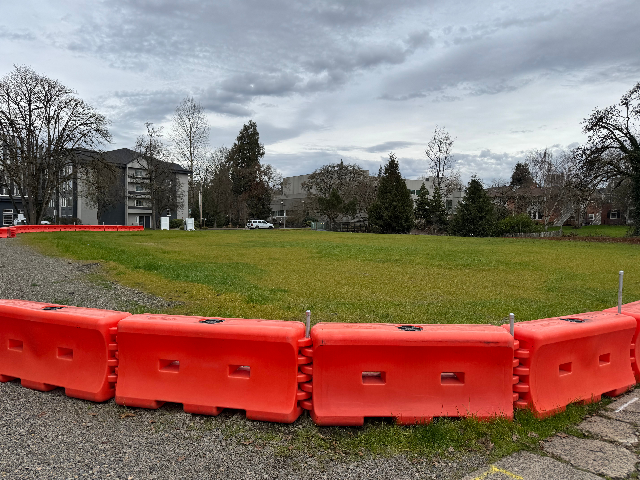
#> input picture aipanorama2/1-640x480.png, 640 x 480 px; its folder holds 4 pictures in this run
$ python aipanorama2.py
#> lines starting #> are read from the running program, lines starting #| are printed output that depends on the picture
import cv2 as cv
import glob

print("Loading images...")

images = []
filenames = sorted(glob.glob("*.png"))

for filename in filenames:
    print("Reading:", filename)
    img = cv.imread(filename)
#> img is the input picture: shape (480, 640, 3); mean B, G, R 101.6, 113.9, 141.1
    if img is not None:
        images.append(img)

print(f"Total images loaded: {len(images)}")

if len(images) < 2:
    print("Not enough images to stitch.")
    exit()

print("Creating panorama...")

stitcher = cv.Stitcher_create()
status, panorama = stitcher.stitch(images)
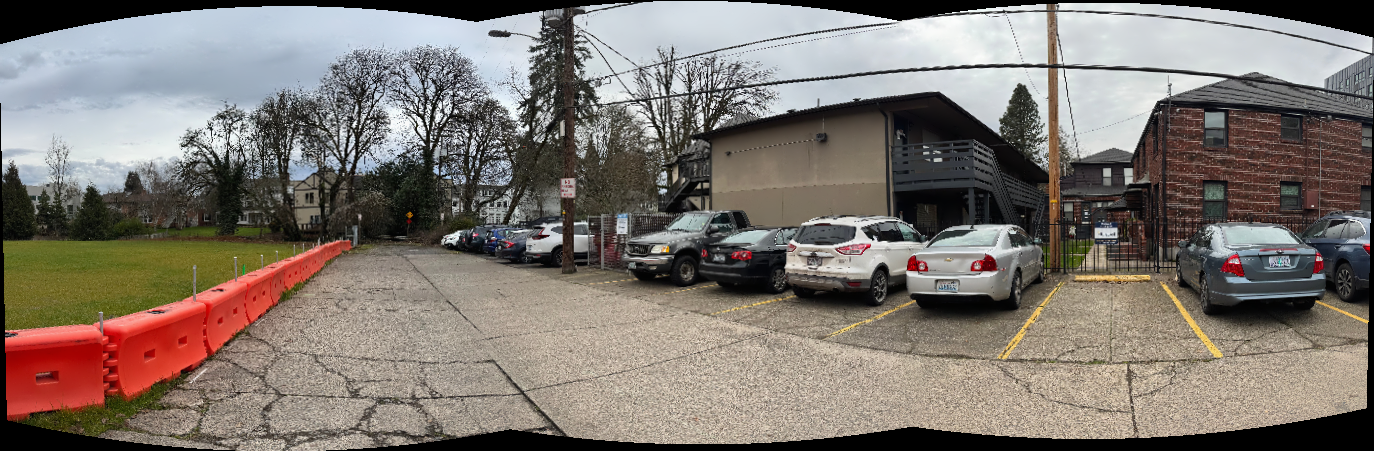
#> panorama: shape (451, 1374, 3); mean of channels 0, 1, 2 112.5, 119.2, 127.3; drawn as B, G, R

if status == cv.Stitcher_OK:
    cv.imwrite("aipanorama2.jpg", panorama)
    print("Panorama created successfully: aipanorama2.jpg")
else:
    print("Panorama stitching failed. Status:", status)
